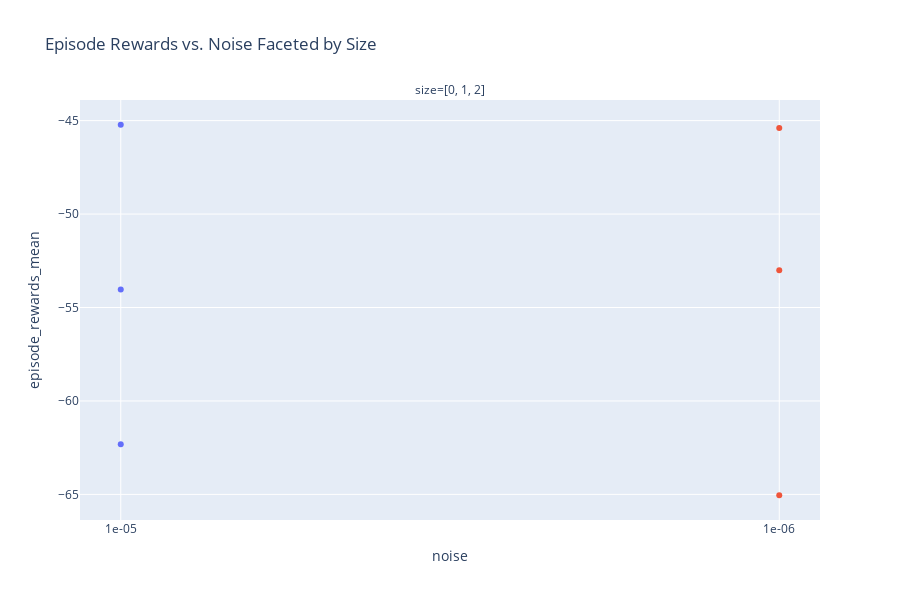

Source (notebook cell):
### Code cell
import plotly.express as px

# Define readable names for selected hyperparams
readable_names = {
    hyperparam_columns[0]: "noise",
    hyperparam_columns[1]: "size"
}

# Rename columns in a copy of the dataframe
plot_df = sub_df.rename(columns=readable_names)

# Assign new column names
x_col = "noise"
y_col = "episode_rewards_mean"
facet_col = "size"

# Plot
fig = px.scatter(
    plot_df,
    x=x_col,
    y=y_col,
    color="experiment_name",  # Optional: color by experiment
    facet_col=facet_col,
    title="Episode Rewards vs. Noise Faceted by Size",
    height=600
)

fig.update_layout(showlegend=False)
fig.show()

### Figure 1 — Plotly figure (JSON) as saved in the notebook; plotly's stock layout.template omitted (floating-point values rounded to 4 significant figures)
{"data": [{"hovertemplate": "experiment_name=0000_optim.args_.lr_1e-05__agent_params.args_.betas__0__1__2___agent_params.model_OpinionNetCommonAB__experiment_opinion_agent_dqn_fixed_steps<br>size=[0, 1, 2]<br>noise=%{x}<br>episode_rewards_mean=%{y}<extra></extra>", "legendgroup": "0000_optim.args_.lr_1e-05__agent_params.args_.betas__0__1__2___agent_params.model_OpinionNetCommonAB__experiment_opinion_agent_dqn_fixed_steps", "marker": {"color": "#636efa", "symbol": "circle"}, "mode": "markers", "name": "0000_optim.args_.lr_1e-05__agent_params.args_.betas__0__1__2___agent_params.model_OpinionNetCommonAB__experiment_opinion_agent_dqn_fixed_steps", "orientation": "v", "showlegend": true, "type": "scatter", "x": ["1e-05", "1e-05", "1e-05"], "xaxis": "x", "y": [-62.32, -54.04, -45.22], "yaxis": "y"}, {"hovertemplate": "experiment_name=0001_optim.args_.lr_1e-06__agent_params.args_.betas__0__1__2___agent_params.model_OpinionNetCommonAB__experiment_opinion_agent_dqn_fixed_steps<br>size=[0, 1, 2]<br>noise=%{x}<br>episode_rewards_mean=%{y}<extra></extra>", "legendgroup": "0001_optim.args_.lr_1e-06__agent_params.args_.betas__0__1__2___agent_params.model_OpinionNetCommonAB__experiment_opinion_agent_dqn_fixed_steps", "marker": {"color": "#EF553B", "symbol": "circle"}, "mode": "markers", "name": "0001_optim.args_.lr_1e-06__agent_params.args_.betas__0__1__2___agent_params.model_OpinionNetCommonAB__experiment_opinion_agent_dqn_fixed_steps", "orientation": "v", "showlegend": true, "type": "scatter", "x": ["1e-06", "1e-06", "1e-06"], "xaxis": "x", "y": [-65.05, -53.01, -45.39], "yaxis": "y"}], "layout": {"annotations": [{"font": {}, "showarrow": false, "text": "size=[0, 1, 2]", "x": 0.5, "xanchor": "center", "xref": "paper", "y": 1, "yanchor": "bottom", "yref": "paper"}], "height": 600, "legend": {"title": {"text": "experiment_name"}, "tracegroupgap": 0}, "showlegend": false, "title": {"text": "Episode Rewards vs. Noise Faceted by Size"}, "xaxis": {"anchor": "y", "domain": [0, 1], "title": {"text": "noise"}}, "yaxis": {"anchor": "x", "domain": [0, 1], "title": {"text": "episode_rewards_mean"}}}}
